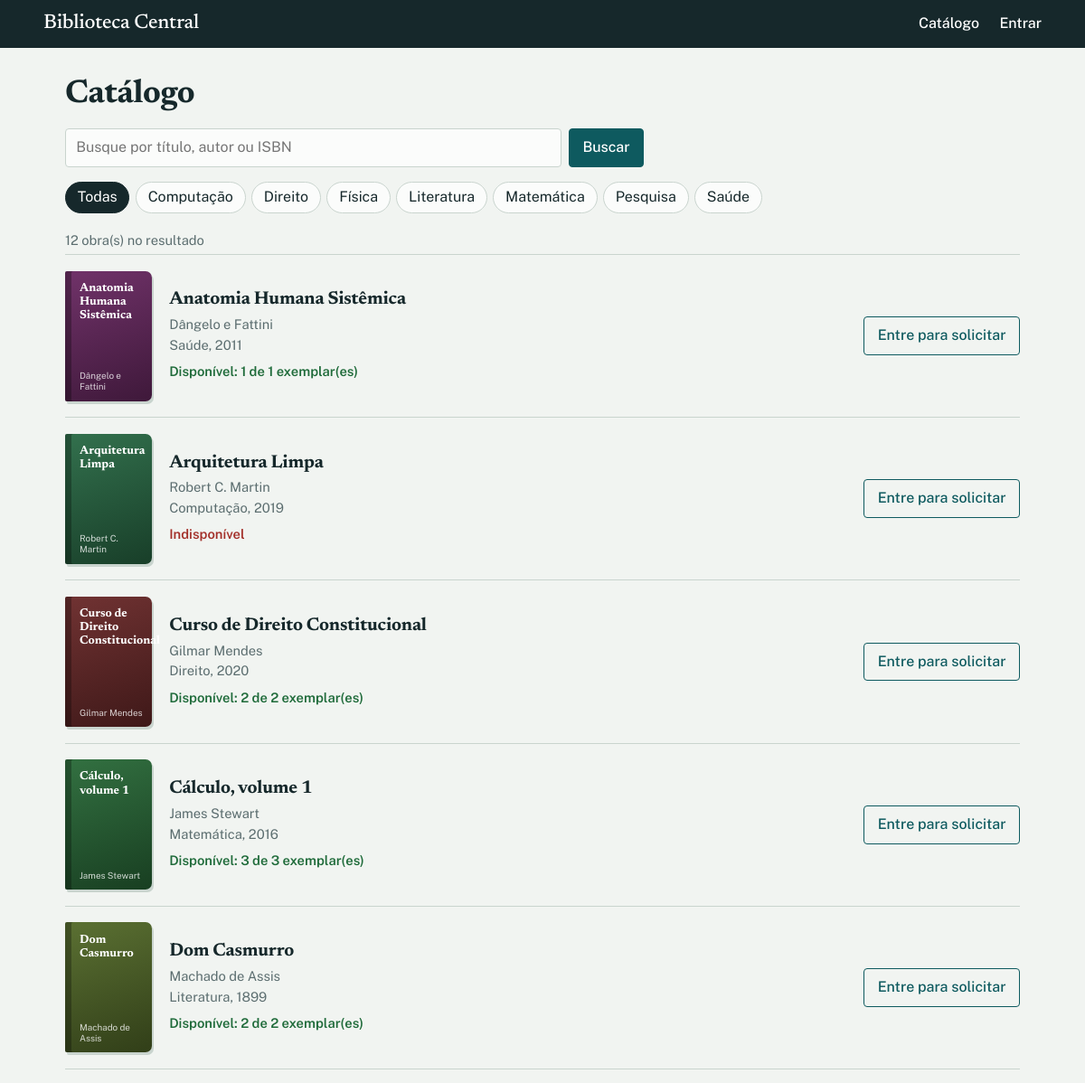
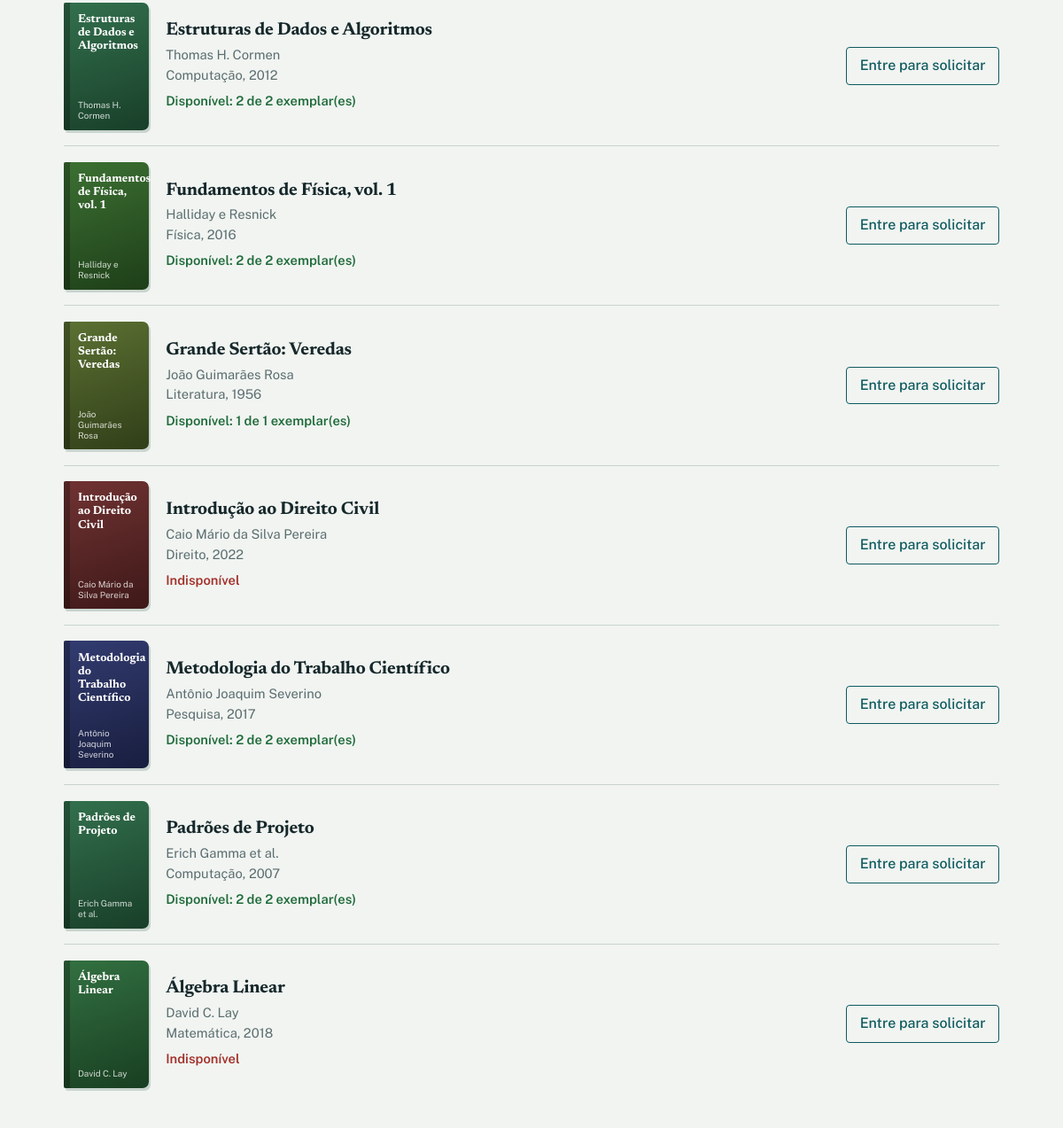
The page / on the database its author committed (2 pictures, top to bottom).
### tables this page shows
CREATE TABLE books (
  id INTEGER PRIMARY KEY AUTOINCREMENT,
  title TEXT NOT NULL, author TEXT NOT NULL, category TEXT NOT NULL,
  isbn TEXT UNIQUE, year INTEGER
);

### presentation/routes.py (the view)
@catalog_bp.get("/")
def index():
    q, cat = request.args.get("q", "").strip(), request.args.get("categoria", "")
    return render_template("catalog.html", books=svc().catalog.search(q, cat),
                           categories=svc().catalog.categories(), q=q, categoria=cat)

### database/db.py (called while the page is built)
def connect(path):
    conn = sqlite3.connect(path)
    conn.row_factory = sqlite3.Row
    conn.execute("PRAGMA foreign_keys = ON")
    return conn

def get_db():
    if "db" not in g:
        g.db = connect(current_app.config["DATABASE"])
    return g.db

def init_app(app):
    def close_db(_exc=None):
        conn = g.pop("db", None)
        if conn is not None:
            conn.close()
    app.teardown_appcontext(close_db)
    conn = connect(app.config["DATABASE"])
    init_schema(conn)
    conn.close()

### presentation/filters.py (called while the page is built)
def hue(text):
    return sum(map(ord, text or "")) * 37 % 360

### presentation/routes.py (called while the page is built)
def svc():
    if "services" not in g:
        g.services = build_services(get_db())
    return g.services

@auth_bp.before_app_request
def load_user():
    uid = session.get("user_id")
    g.user = svc().auth.get(uid) if uid else None
    g.unread = svc().notifications.unread(g.user.id) if g.user else []

### repositories/book_repository.py (called while the page is built)
    def search(self, q="", category=""):
        return self.conn.execute(
            _SELECT + """WHERE (:q = '' OR b.title LIKE :like OR b.author LIKE :like OR b.isbn LIKE :like)
                           AND (:cat = '' OR b.category = :cat)
                         GROUP BY b.id ORDER BY b.title""",
            {"q": q, "like": f"%{q}%", "cat": category},
        ).fetchall()

    def categories(self):
        return [r[0] for r in self.conn.execute("SELECT DISTINCT category FROM books ORDER BY category")]

### services/catalog_service.py (called while the page is built)
    def search(self, q="", category=""):
        return self.books.search(q.strip(), category)

    def categories(self):
        return self.books.categories()

### services/container.py (called while the page is built)
def build_services(conn, channels=None):
    books, loans = BookRepository(conn), LoanRepository(conn)
    reservations, fines = ReservationRepository(conn), FineRepository(conn)
    notifier = NotificationService(NotificationRepository(conn), channels)
    fine_service = FineService(fines, notifier)
    return SimpleNamespace(
        auth=AuthService(UserRepository(conn)),
        catalog=CatalogService(books),
        notifications=notifier,
        fines=fine_service,
        loans=LoanService(loans, books, reservations, fine_service, notifier),
    )

### presentation/templates/catalog.html (shortened to what this page needs)
{% extends "base.html" %}
{% block content %}
<h1>Catálogo</h1>
<form class="search" method="get" role="search">
  <input type="search" name="q" value="{{ q }}" placeholder="Busque por título, autor ou ISBN" aria-label="Buscar no acervo" autofocus>
  <button class="primary">Buscar</button>
</form>
<nav class="chips" aria-label="Filtrar por categoria">
  <a href="{{ url_for('catalog.index', q=q) }}" {% if not categoria %}aria-current="true"{% endif %}>Todas</a>
  {% for c in categories %}<a href="{{ url_for('catalog.index', q=q, categoria=c) }}" {% if c == categoria %}aria-current="true"{% endif %}>{{ c }}</a>{% endfor %}
</nav>
{% if not books %}
  <p class="empty">Nenhuma obra encontrada. Tente outro termo ou <a href="{{ url_for('catalog.index') }}">limpe os filtros</a>.</p>
{% else %}
<p class="muted">{{ books|length }} obra(s) no resultado</p>
<ul class="shelf">
  {% for b in books %}
  <li>
    <a class="cover" style="--h: {{ b.category|hue }}" href="{{ url_for('catalog.book_detail', book_id=b.id) }}" aria-label="Detalhes de {{ b.title }}">
      <span>{{ b.title }}</span><small>{{ b.author }}</small>
    </a>
    <div>
      <h2><a href="{{ url_for('catalog.book_detail', book_id=b.id) }}">{{ b.title }}</a></h2>
      <p class="muted">{{ b.author }}<br>{{ b.category }}, {{ b.year }}</p>
      {% if b.available > 0 %}
        <p class="status ok">Disponível: {{ b.available }} de {{ b.total }} exemplar(es)</p>
      {% else %}
        <p class="status off">Indisponível{% if b.queue %}. {{ b.queue }} na fila de reserva{% endif %}</p>
      {% endif %}
    </div>
    <form method="post" action="{{ url_for('catalog.request_book', book_id=b.id) }}">
      {% if not g.user %}<a class="btn" href="{{ url_for('auth.login') }}">Entre para solicitar</a>
      {% else %}<button class="{{ 'primary' if b.available > 0 else '' }}">{{ 'Solicitar empréstimo' if b.available > 0 else 'Reservar' }}</button>{% endif %}
    </form>
  </li>
  {% endfor %}
</ul>
{% endif %}
{% endblock %}

### presentation/templates/base.html (shortened to what this page needs)
<!doctype html>
<html lang="pt-BR">
<head>
  <link rel="stylesheet" href="{{ url_for('static', filename='style.css') }}">
</head>
<body>
<header class="top">
  <a class="brand" href="{{ url_for('catalog.index') }}">Biblioteca Central</a>
  <nav>
    <a href="{{ url_for('catalog.index') }}">Catálogo</a>
    {% if g.user %}
      <a href="{{ url_for('catalog.my_loans') }}">Meus empréstimos{% if g.unread %} <span class="badge" title="Avisos novos">{{ g.unread|length }}</span>{% endif %}</a>
      {% if g.user.is_admin %}<a href="{{ url_for('admin.loans') }}">Painel de empréstimos</a>{% endif %}
      <form method="post" action="{{ url_for('auth.logout') }}"><button class="link">Sair ({{ g.user.name.split()[0] }})</button></form>
    {% else %}
      <a href="{{ url_for('auth.login') }}">Entrar</a>
    {% endif %}
  </nav>
</header>
<main>
  {% block content %}{% endblock %}
</main>
</body>
</html>

### presentation/static/style.css (style rules this page uses)
:root { --paper:#F1F4F1; --ink:#16282B; --muted:#5B6D6F; --teal:#0E5A5F; --teal-dk:#0A4448; --sage:#DCE6E0; --line:#C9D4CE; --white:#FBFCFB; --green:#1F6B3A; --green-bg:#D8EBDD; --amber:#8A5300; --amber-bg:#F7E8C8; --red:#A3302A; --red-bg:#F5DAD6; }
* { box-sizing:border-box }
body { margin:0;background:var(--paper);color:var(--ink);font:16px/1.55 "Public Sans",system-ui,sans-serif }
h1,h2,.brand { font-family:"Newsreader",Georgia,serif;font-weight:700;letter-spacing:-.01em;line-height:1.15 }
h1 { font-size:clamp(1.8rem,3vw,2.4rem);margin:.4rem 0 1rem }
h2 { font-size:1.25rem;margin:0 0 .3rem }
a { color:var(--teal) }
.muted { color:var(--muted);font-size:.92rem;margin:.2rem 0 }
.top { display:flex;flex-wrap:wrap;gap:.6rem 2rem;justify-content:space-between;align-items:center; padding:.85rem clamp(1rem,4vw,3rem);background:var(--ink) }
.top a,.top .link { color:#fff;text-decoration:none;font-weight:500 }
.brand { font-size:1.4rem }
.top nav { display:flex;flex-wrap:wrap;gap:.4rem 1.4rem;align-items:center }
main { max-width:1120px;margin:0 auto;padding:1.6rem clamp(1rem,4vw,2rem) 4rem }
button,.btn { font:inherit;font-weight:500;padding:.5rem .9rem;border:1px solid var(--teal);background:transparent;color:var(--teal); border-radius:4px;cursor:pointer;text-decoration:none;display:inline-block }
button.primary { background:var(--teal);color:#fff }
input,select { font:inherit;padding:.5rem .7rem;border:1px solid var(--line);border-radius:4px;background:var(--white);color:var(--ink) }
.search { display:flex;gap:.5rem;max-width:640px }
.search input { flex:1 }
.chips { display:flex;flex-wrap:wrap;gap:.4rem;margin:1rem 0 1.2rem }
.chips a { padding:.25rem .8rem;border:1px solid var(--line);border-radius:99px;text-decoration:none;color:var(--ink);background:var(--white) }
.chips a[aria-current] { background:var(--ink);color:#fff;border-color:var(--ink) }
.shelf { list-style:none;margin:0;padding:0 }
.shelf li { display:grid;grid-template-columns:96px 1fr auto;gap:1.2rem;align-items:center;padding:1.1rem 0;border-top:1px solid var(--line) }
.shelf h2 a { color:var(--ink);text-decoration:none }
.shelf form { margin:0 }
.cover { display:flex;flex-direction:column;justify-content:space-between;aspect-ratio:2/3;padding:.7rem .6rem .6rem 1rem;color:#fff;text-decoration:none; background:linear-gradient(160deg,hsl(var(--h) 38% 32%),hsl(var(--h) 44% 17%));border-radius:2px 7px 7px 2px; box-shadow:inset 7px 0 0 rgb(0 0 0/.28),2px 3px 0 var(--line) }
.cover span { font:700 .82rem/1.15 "Newsreader",Georgia,serif }
.cover small { font-size:.62rem;opacity:.8;line-height:1.2 }
.status { margin:.4rem 0 0;font-weight:600;font-size:.92rem }
.status.ok { color:var(--green) }
.status.off { color:var(--red) }
@media (prefers-reduced-motion:no-preference) { button,.btn { transition:background .15s } }

### rows shown on the page
books: title "Anatomia Humana Sistêmica", author "Dângelo e Fattini", category "Saúde", year "2011", available "1", total "1"
books: title "Arquitetura Limpa", author "Robert C. Martin", category "Computação", year "2019", shows "Indisponível"
books: title "Curso de Direito Constitucional", author "Gilmar Mendes", category "Direito", year "2020", available "2", total "2"
books: title "Cálculo, volume 1", author "James Stewart", category "Matemática", year "2016", available "3", total "3"
books: title "Dom Casmurro", author "Machado de Assis", category "Literatura", year "1899", available "2", total "2"
books: title "Estruturas de Dados e Algoritmos", author "Thomas H. Cormen", category "Computação", year "2012", available "2", total "2"
books: title "Fundamentos de Física, vol. 1", author "Halliday e Resnick", category "Física", year "2016", available "2", total "2"
books: title "Grande Sertão: Veredas", author "João Guimarães Rosa", category "Literatura", year "1956", available "1", total "1"
books: title "Introdução ao Direito Civil", author "Caio Mário da Silva Pereira", category "Direito", year "2022", shows "Indisponível"
books: title "Metodologia do Trabalho Científico", author "Antônio Joaquim Severino", category "Pesquisa", year "2017", available "2", total "2"
books: title "Padrões de Projeto", author "Erich Gamma et al.", category "Computação", year "2007", available "2", total "2"
books: title "Álgebra Linear", author "David C. Lay", category "Matemática", year "2018", shows "Indisponível"

### other values the page prints
{{ c }} "Computação" "Direito" "Física" "Literatura" "Matemática" "Pesquisa" "Saúde"
{{ books|length }} "12"
